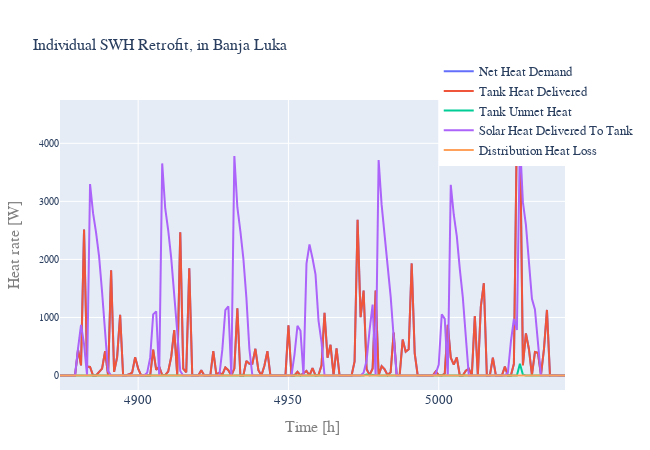

Source (notebook cell):
### Code cell
print('month, day, hour:\nData starts at', ts_res_indiv_retrofit_cold.loc[first_hour, ['month','day', 'hour']].transpose().values, 'and ends at',
ts_res_indiv_retrofit_cold.loc[last_hour, ['month','day', 'hour']].transpose().values)

fig = Plot(data_headers = [r['q_dem'], r['q_del_tank'],r['q_unmet_tank'],r['q_del_sol'],r['q_dist_loss']], \
                 outpath = '', save_image = False, title = 'Individual SWH Retrofit' + ', in Banja Luka',
                 label_v = 'Heat rate [W]',\
                 legend = True, duration_curve = False, margin_l = m_l, margin_b = m_b,\
                 notebook_mode = True, width = w, height = h, fontsize = f, legend_x = 0.75, legend_y = 1.15).\
            series(ts_res_indiv_retrofit_cold.loc[first_hour + 1 : last_hour + 1,\
                [r['q_dem'], r['q_del_tank'],r['q_unmet_tank'],r['q_del_sol'],r['q_dist_loss']]], \
                 outfile = '', modes = 'lines')

### Figure 1 — Plotly figure (JSON) as saved in the notebook; plotly's stock layout.template omitted (floating-point values rounded to 4 significant figures; data arrays with more than 128 entries replaced by an {"elided": "..."} marker saying what was removed)
{"data": [{"mode": "lines", "name": "Net Heat Demand", "type": "scatter", "x": {"elided": "169 int values"}, "y": {"elided": "169 float values"}}, {"mode": "lines", "name": "Tank Heat Delivered", "type": "scatter", "x": {"elided": "169 int values"}, "y": {"elided": "169 float values"}}, {"mode": "lines", "name": "Tank Unmet Heat", "type": "scatter", "x": {"elided": "169 int values"}, "y": {"elided": "169 float values"}}, {"mode": "lines", "name": "Solar Heat Delivered To Tank", "type": "scatter", "x": {"elided": "169 int values"}, "y": {"elided": "169 float values"}}, {"mode": "lines", "name": "Distribution Heat Loss", "type": "scatter", "x": {"elided": "169 int values"}, "y": {"elided": "169 int values"}}], "layout": {"font": {"family": "arial", "size": 16}, "height": 450, "legend": {"font": {"family": "arial", "size": 12.8}, "x": 0.75, "y": 1.15}, "margin": {"b": 60, "l": 60}, "showlegend": true, "title": {"font": {"family": "arial", "size": 16}, "text": "Individual SWH Retrofit, in Banja Luka"}, "width": 650, "xaxis": {"tickfont": {"size": 12.8}, "title": {"font": {"color": "#7f7f7f", "size": 16}, "text": "Time [h]"}}, "yaxis": {"tickfont": {"size": 9.6}, "title": {"font": {"color": "#7f7f7f", "size": 16}, "text": "Heat rate [W]"}}}}
